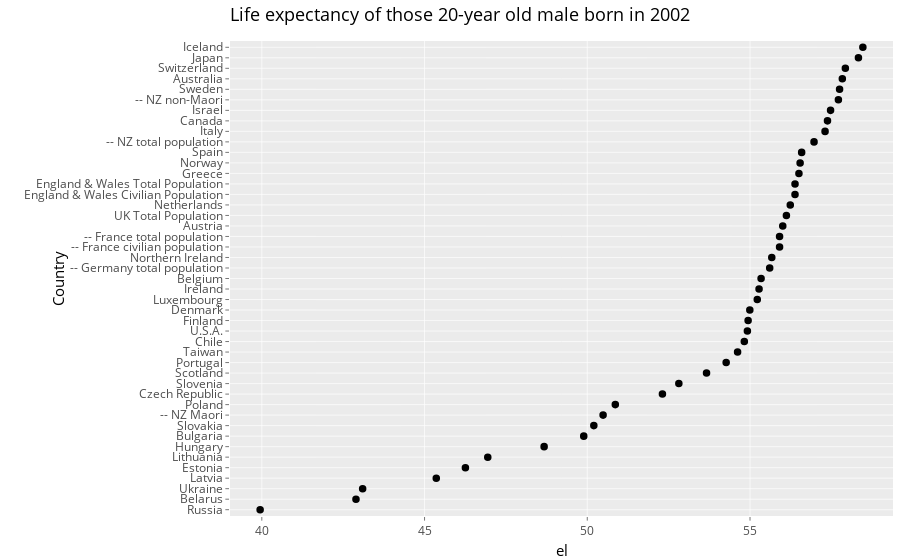

The code cell stored with this chart in its notebook:
### Markdown cell above
## Plotting life expectancies by Country

### Code cell
t= data %>% filter(Age>=20) %>% group_by(Country)%>% summarize(el=sum(cumprod(px))) %>% ggplot(aes(x=fct_reorder(Country, el),el))+geom_point()+coord_flip()+labs(x="Country", title="Life expectancy of those 20-year old male born in 2002")

ggplotly(t)

### Figure 1 — Plotly figure (JSON) as saved in the notebook; plotly's stock layout.template omitted (floating-point values rounded to 4 significant figures)
{"data": [{"x": [55.91, 55.91, 55.6, 50.49, 57.72, 56.97, 57.84, 56.01, 42.89, 55.34, 49.89, 57.38, 54.82, 52.31, 54.99, 56.38, 56.38, 46.26, 54.94, 56.5, 48.67, 58.47, 55.28, 57.47, 57.31, 58.33, 45.36, 46.94, 55.22, 56.24, 55.67, 56.54, 50.86, 54.27, 39.95, 53.66, 50.2, 52.81, 56.59, 57.75, 57.93, 54.62, 54.92, 56.12, 43.1], "y": [26, 27, 24, 10, 40, 36, 42, 28, 2, 23, 8, 38, 17, 12, 20, 31, 32, 5, 19, 33, 7, 45, 22, 39, 37, 44, 4, 6, 21, 30, 25, 34, 11, 15, 1, 14, 9, 13, 35, 41, 43, 16, 18, 29, 3], "text": ["fct_reorder(Country, el): -- France civilian population<br />el: 55.90825", "fct_reorder(Country, el): -- France total population<br />el: 55.90825", "fct_reorder(Country, el): -- Germany total population<br />el: 55.60444", "fct_reorder(Country, el): -- NZ Maori<br />el: 50.48591", "fct_reorder(Country, el): -- NZ non-Maori<br />el: 57.71565", "fct_reorder(Country, el): -- NZ total population<br />el: 56.96726", "fct_reorder(Country, el): Australia<br />el: 57.83649", "fct_reorder(Country, el): Austria<br />el: 56.00616", "fct_reorder(Country, el): Belarus<br />el: 42.89310", "fct_reorder(Country, el): Belgium<br />el: 55.34041", "fct_reorder(Country, el): Bulgaria<br />el: 49.89138", "fct_reorder(Country, el): Canada<br />el: 57.38028", "fct_reorder(Country, el): Chile<br />el: 54.82485", "fct_reorder(Country, el): Czech Republic<br />el: 52.30877", "fct_reorder(Country, el): Denmark<br />el: 54.99386", "fct_reorder(Country, el): England & Wales Civilian Population<br />el: 56.38291", "fct_reorder(Country, el): England & Wales Total Population<br />el: 56.38306", "fct_reorder(Country, el): Estonia<br />el: 46.25547", "fct_reorder(Country, el): Finland<br />el: 54.94176", "fct_reorder(Country, el): Greece<br />el: 56.50323", "fct_reorder(Country, el): Hungary<br />el: 48.67420", "fct_reorder(Country, el): Iceland<br />el: 58.46727", "fct_reorder(Country, el): Ireland<br />el: 55.27797", "fct_reorder(Country, el): Israel<br />el: 57.47494", "fct_reorder(Country, el): Italy<br />el: 57.30611", "fct_reorder(Country, el): Japan<br />el: 58.33126", "fct_reorder(Country, el): Latvia<br />el: 45.36055", "fct_reorder(Country, el): Lithuania<br />el: 46.94245", "fct_reorder(Country, el): Luxembourg<br />el: 55.22319", "fct_reorder(Country, el): Netherlands<br />el: 56.23705", "fct_reorder(Country, el): Northern Ireland<br />el: 55.66873", "fct_reorder(Country, el): Norway<br />el: 56.53964", "fct_reorder(Country, el): Poland<br />el: 50.86122", "fct_reorder(Country, el): Portugal<br />el: 54.26744", "fct_reorder(Country, el): Russia<br />el: 39.94844", "fct_reorder(Country, el): Scotland<br />el: 53.66433", "fct_reorder(Country, el): Slovakia<br />el: 50.20122", "fct_reorder(Country, el): Slovenia<br />el: 52.81354", "fct_reorder(Country, el): Spain<br />el: 56.58690", "fct_reorder(Country, el): Sweden<br />el: 57.75177", "fct_reorder(Country, el): Switzerland<br />el: 57.92940", "fct_reorder(Country, el): Taiwan<br />el: 54.61821", "fct_reorder(Country, el): U.S.A.<br />el: 54.91941", "fct_reorder(Country, el): UK Total Population<br />el: 56.11828", "fct_reorder(Country, el): Ukraine<br />el: 43.09793"], "type": "scatter", "mode": "markers", "marker": {"autocolorscale": false, "color": "rgba(0,0,0,1)", "opacity": 1, "size": 5.669, "symbol": "circle", "line": {"width": 1.89, "color": "rgba(0,0,0,1)"}}, "hoveron": "points", "showlegend": false, "xaxis": "x", "yaxis": "y", "hoverinfo": "text"}], "layout": {"margin": {"t": 40.84, "r": 7.306, "b": 37.26, "l": 230.1}, "plot_bgcolor": "rgba(235,235,235,1)", "paper_bgcolor": "rgba(255,255,255,1)", "font": {"color": "rgba(0,0,0,1)", "family": "", "size": 14.61}, "title": {"text": "Life expectancy of those 20-year old male born in 2002", "font": {"color": "rgba(0,0,0,1)", "family": "", "size": 17.53}, "x": 0, "xref": "paper"}, "xaxis": {"domain": [0, 1], "automargin": true, "type": "linear", "autorange": false, "range": [39.02, 59.39], "tickmode": "array", "ticktext": ["40", "45", "50", "55"], "tickvals": [40, 45, 50, 55], "categoryorder": "array", "categoryarray": ["40", "45", "50", "55"], "nticks": {}, "ticks": "outside", "tickcolor": "rgba(51,51,51,1)", "ticklen": 3.653, "tickwidth": 0.6642, "showticklabels": true, "tickfont": {"color": "rgba(77,77,77,1)", "family": "", "size": 11.69}, "tickangle": 0, "showline": false, "linecolor": {}, "linewidth": 0, "showgrid": true, "gridcolor": "rgba(255,255,255,1)", "gridwidth": 0.6642, "zeroline": false, "anchor": "y", "title": {"text": "el", "font": {"color": "rgba(0,0,0,1)", "family": "", "size": 14.61}}, "hoverformat": ".2f"}, "yaxis": {"domain": [0, 1], "automargin": true, "type": "linear", "autorange": false, "range": [0.4, 45.6], "tickmode": "array", "ticktext": ["Russia", "Belarus", "Ukraine", "Latvia", "Estonia", "Lithuania", "Hungary", "Bulgaria", "Slovakia", "-- NZ Maori", "Poland", "Czech Republic", "Slovenia", "Scotland", "Portugal", "Taiwan", "Chile", "U.S.A.", "Finland", "Denmark", "Luxembourg", "Ireland", "Belgium", "-- Germany total population", "Northern Ireland", "-- France civilian population", "-- France total population", "Austria", "UK Total Population", "Netherlands", "England & Wales Civilian Population", "England & Wales Total Population", "Greece", "Norway", "Spain", "-- NZ total population", "Italy", "Canada", "Israel", "-- NZ non-Maori", "Sweden", "Australia", "Switzerland", "Japan", "Iceland"], "tickvals": [1, 2, 3, 4, 5, 6, 7, 8, 9, 10, 11, 12, 13, 14, 15, 16, 17, 18, 19, 20, 21, 22, 23, 24, 25, 26, 27, 28, 29, 30, 31, 32, 33, 34, 35, 36, 37, 38, 39, 40, 41, 42, 43, 44, 45], "categoryorder": "array", "categoryarray": ["Russia", "Belarus", "Ukraine", "Latvia", "Estonia", "Lithuania", "Hungary", "Bulgaria", "Slovakia", "-- NZ Maori", "Poland", "Czech Republic", "Slovenia", "Scotland", "Portugal", "Taiwan", "Chile", "U.S.A.", "Finland", "Denmark", "Luxembourg", "Ireland", "Belgium", "-- Germany total population", "Northern Ireland", "-- France civilian population", "-- France total population", "Austria", "UK Total Population", "Netherlands", "England & Wales Civilian Population", "England & Wales Total Population", "Greece", "Norway", "Spain", "-- NZ total population", "Italy", "Canada", "Israel", "-- NZ non-Maori", "Sweden", "Australia", "Switzerland", "Japan", "Iceland"], "nticks": {}, "ticks": "outside", "tickcolor": "rgba(51,51,51,1)", "ticklen": 3.653, "tickwidth": 0.6642, "showticklabels": true, "tickfont": {"color": "rgba(77,77,77,1)", "family": "", "size": 11.69}, "tickangle": 0, "showline": false, "linecolor": {}, "linewidth": 0, "showgrid": true, "gridcolor": "rgba(255,255,255,1)", "gridwidth": 0.6642, "zeroline": false, "anchor": "x", "title": {"text": "Country", "font": {"color": "rgba(0,0,0,1)", "family": "", "size": 14.61}}, "hoverformat": ".2f"}, "shapes": [{"type": "rect", "line": {"width": 0, "linetype": []}, "yref": "paper", "xref": "paper", "x0": 0, "x1": 1, "y0": 0, "y1": 1}], "showlegend": false, "legend": {"bgcolor": "rgba(255,255,255,1)", "bordercolor": "transparent", "borderwidth": 1.89, "font": {"color": "rgba(0,0,0,1)", "family": "", "size": 11.69}}, "hovermode": "closest", "barmode": "relative"}}
